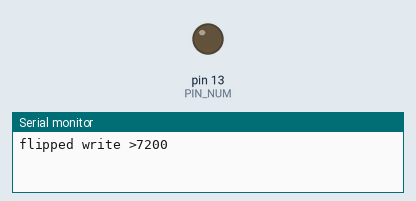
The sketch below on a simulated Teensy 4. On the bench: output pins drawn as LEDs (lit = HIGH), the last lines printed to the serial monitor.

Above: at 1.5 s.
At 11.2 s:
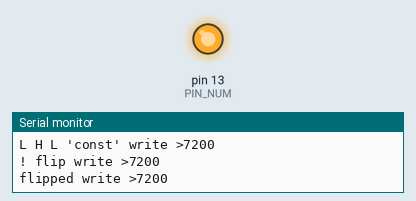
Timing chart, 0 to 24.7 s (numbered marks = the images above):
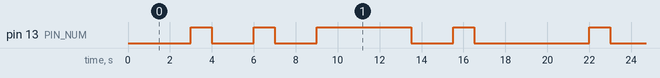

The sketch:

GPIOwriteSpeed.ino
```cpp
#define Oprint2( a, b ) ({ Serial1.print( a ); Serial1.print( b ); })
#define Oprint2l( a, b ) ({ Serial1.print( a ); Serial1.println( b ); })
#define print2( a, b ) ({ Serial.print( a ); Serial.print( b ); })
#define print2l( a, b ) ({ Serial.print( a ); Serial.println( b ); })

#define DiWr digitalWriteFast
//#define DiWr digitalWrite

uint32_t PinVar = LED_BUILTIN;
//#define PIN_NUM PinVar
//#define PIN_NUM 12 // NOT_LED
#define PIN_NUM LED_BUILTIN

void setup() {
  pinMode(PIN_NUM, OUTPUT);
}

bool Gflip = false;
void loop() {
  bool flip = Gflip;
  uint32_t start, end, foo;
  delay(1000);
  start = ARM_DWT_CYCCNT;
  DiWr(PIN_NUM, flip);
  flip = !flip;
  DiWr(PIN_NUM, flip);
  flip = !flip;
  DiWr(PIN_NUM, flip);
  flip = !flip;
  end = ARM_DWT_CYCCNT;
  Serial.print("flipped write >");
  Serial.println(end - start);
  delay(1000);
  start = ARM_DWT_CYCCNT;
  DiWr(PIN_NUM, Gflip);
  DiWr(PIN_NUM, !Gflip);
  DiWr(PIN_NUM, Gflip);
  end = ARM_DWT_CYCCNT;
  Serial.print("Global ! flip write >");
  Serial.println(end - start);
  delay(1000);
  start = ARM_DWT_CYCCNT;
  DiWr(PIN_NUM, HIGH);
  DiWr(PIN_NUM, LOW);
  DiWr(PIN_NUM, HIGH);
  end = ARM_DWT_CYCCNT;
  Serial.print("H L H 'const' write >");
  Serial.println(end - start);
  delay(1000);
  start = ARM_DWT_CYCCNT;
  DiWr(PIN_NUM, !digitalReadFast( PIN_NUM));
  DiWr(PIN_NUM, !digitalReadFast( PIN_NUM));
  DiWr(PIN_NUM, !digitalReadFast( PIN_NUM));
  end = ARM_DWT_CYCCNT;
  Serial.print("Three write(!ReadFast) >");
  Serial.println(end - start);
  delay(1000);
  DiWr(PIN_NUM, HIGH);
  start = ARM_DWT_CYCCNT;
  DiWr(PIN_NUM, !digitalRead( PIN_NUM));
  DiWr(PIN_NUM, !digitalRead( PIN_NUM));
  DiWr(PIN_NUM, !digitalRead( PIN_NUM));
  end = ARM_DWT_CYCCNT;
  Serial.print("Three write(!Read) >");
  Serial.println(end - start);
  delay(1000);
  foo = HIGH;
  start = ARM_DWT_CYCCNT;
  DiWr(PIN_NUM, foo);
  DiWr(PIN_NUM, foo);
  DiWr(PIN_NUM, foo);
  end = ARM_DWT_CYCCNT;
  Serial.print("H H H var write >");
  Serial.println(end - start);
  delay(1000);
  foo = LOW;
  start = ARM_DWT_CYCCNT;
  DiWr(PIN_NUM, foo);
  DiWr(PIN_NUM, foo);
  DiWr(PIN_NUM, foo);
  end = ARM_DWT_CYCCNT;
  Serial.print("L L L var write >");
  Serial.println(end - start);
  delay(1000);
  start = ARM_DWT_CYCCNT;
  DiWr(PIN_NUM, LOW);
  DiWr(PIN_NUM, HIGH);
  DiWr(PIN_NUM, LOW);
  end = ARM_DWT_CYCCNT;
  Serial.print("L H L 'const' write >");
  Serial.println(end - start);
  delay(1000);
  start = ARM_DWT_CYCCNT;
  DiWr(PIN_NUM, flip);
  DiWr(PIN_NUM, !flip);
  DiWr(PIN_NUM, flip);
  end = ARM_DWT_CYCCNT;
  Serial.print("! flip write >");
  Serial.println(end - start);
  Serial.println();
  delay(500);
  Gflip = flip;
}
```

Measured:
- by itself, pin 13 (PIN_NUM): repeats every 19.0 s: LOW 2.0 s, HIGH 1.0 s, LOW 2.0 s, HIGH 4.5 s, LOW 2.0 s, HIGH 1.0 s, LOW 5.5 s, HIGH 1.0 s
- by itself, everything shown: repeats every 19.0 s, in 8 steps
